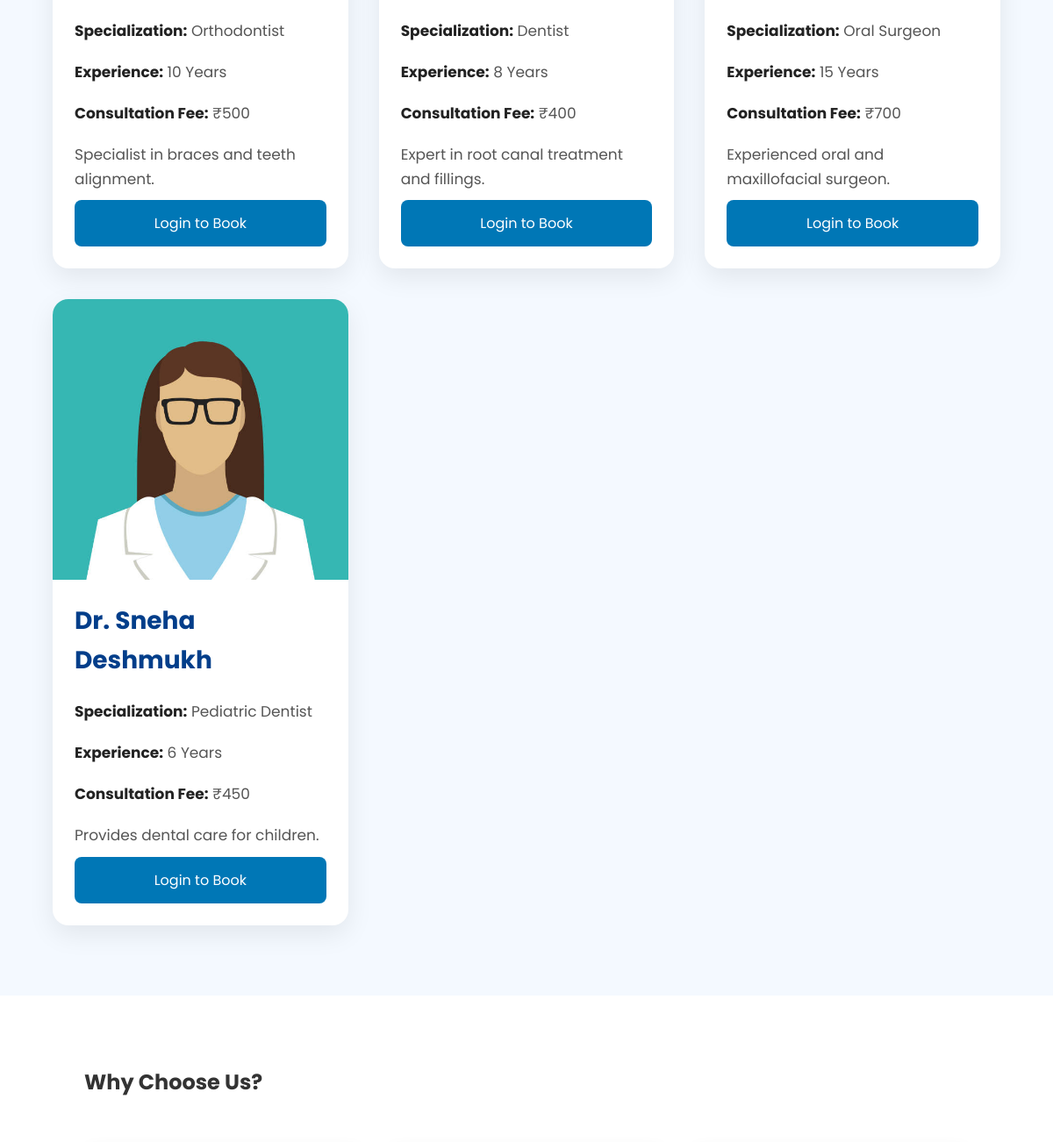
Before: / (middle part) with the older database file.
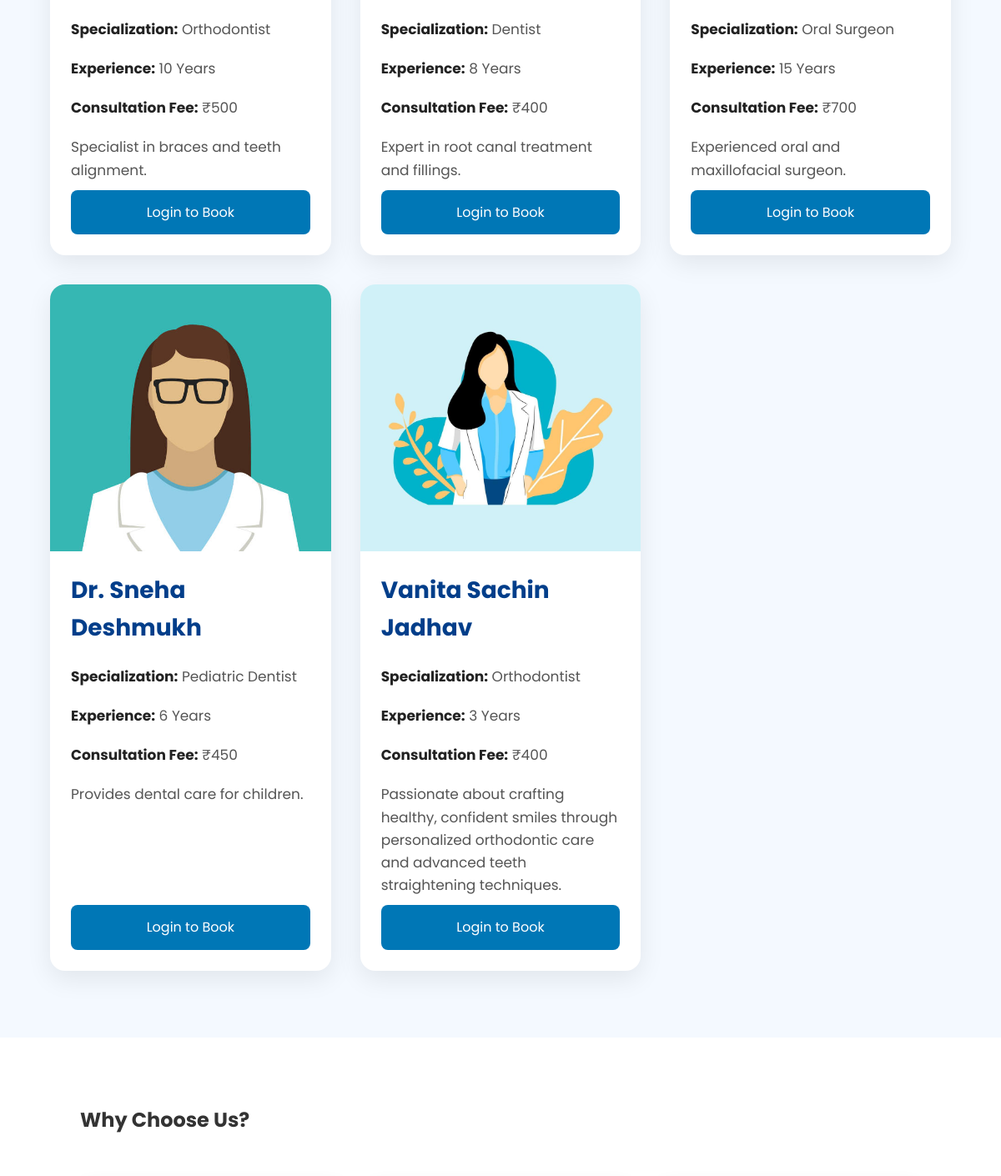
After: the same page with the newer database file.
### tables this page shows
CREATE TABLE doctors(
        id INTEGER PRIMARY KEY AUTOINCREMENT,
        name TEXT NOT NULL,
        specialization TEXT NOT NULL,
        experience INTEGER,
        fees INTEGER,
        image TEXT,
        about TEXT
    );

### app.py (the view)
@app.route("/")
def home():
    conn = get_db_connection()
    doctors = conn.execute("SELECT * FROM doctors").fetchall()
    conn.close()
    return render_template("index.html", doctors=doctors)

### database.py (called while the page is built)
def get_db_connection():
    conn = sqlite3.connect(DATABASE)
    conn.row_factory = sqlite3.Row
    return conn

### templates/index.html (shortened to what this page needs)
{% extends "layout.html" %}
{% block content %}
<section class="doctors">
    <div class="container">
        <div class="doctor-grid">
            {% for doctor in doctors %}
            <div class="doctor-card">
                <img
                    src="{{ url_for('static', filename='images/' + doctor['image']) }}"
                    alt="{{ doctor['name'] }}"
                >
                <div class="doctor-info">
                    <h3>{{ doctor['name'] }}</h3>
                    <p>
                        <strong>Specialization:</strong>
                        {{ doctor['specialization'] }}
                    </p>
                    <p>
                        <strong>Experience:</strong>
                        {{ doctor['experience'] }} Years
                    </p>
                    <p>
                        <strong>Consultation Fee:</strong>
                        ₹{{ doctor['fees'] }}
                    </p>
                    {% if doctor['about'] %}
                    <p>
                        {{ doctor['about'] }}
                    </p>
                    {% endif %}
                    {% if session.get('patient_id') %}
                    <a
                        href="{{ url_for('booking', doctor_id=doctor['id']) }}"
                        class="btn"
                    >
                        Book Appointment
                    </a>
                    {% else %}
                    <a
                        href="{{ url_for('login') }}"
                        class="btn"
                    >
                        Login to Book
                    </a>
                    {% endif %}
                </div>
            </div>
            {% endfor %}
        </div>
    </div>
</section>
<section class="why-choose">
    <h2>Why Choose Us?</h2>
</section>
{% endblock %}

Changed rows visible on the page:
added doctors: image (picture), name "Vanita Sachin Jadhav", specialization "Orthodontist", experience "3", fees "400", about "Passionate about crafting healthy, confident smiles through personalized orthodontic care and advanced teeth straightening techniques."
